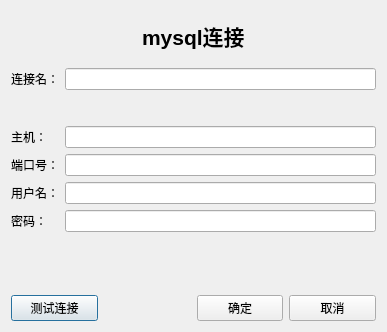
<?xml version="1.0" encoding="UTF-8"?>
<ui version="4.0">
 <class>Dialog</class>
 <widget class="QDialog" name="Dialog">
  <property name="geometry">
   <rect>
    <x>0</x>
    <y>0</y>
    <width>387</width>
    <height>332</height>
   </rect>
  </property>
  <property name="windowTitle">
   <string>Dialog</string>
  </property>
  <layout class="QVBoxLayout" name="verticalLayout_3">
   <item>
    <layout class="QVBoxLayout" name="verticalLayout_2">
     <item>
      <layout class="QVBoxLayout" name="verticalLayout">
       <item alignment="Qt::AlignHCenter">
        <widget class="QLabel" name="title">
         <property name="text">
          <string>&lt;html&gt;&lt;head/&gt;&lt;body&gt;&lt;p&gt;&lt;span style=&quot; font-size:16pt; font-weight:600;&quot;&gt;mysql连接&lt;/span&gt;&lt;/p&gt;&lt;/body&gt;&lt;/html&gt;</string>
         </property>
        </widget>
       </item>
      </layout>
     </item>
     <item>
      <layout class="QFormLayout" name="formLayout_2">
       <item row="0" column="0">
        <widget class="QLabel" name="conn_name">
         <property name="text">
          <string>连接名：</string>
         </property>
        </widget>
       </item>
       <item row="0" column="1">
        <widget class="QLineEdit" name="conn_name_text"/>
       </item>
      </layout>
     </item>
     <item>
      <layout class="QFormLayout" name="formLayout">
       <item row="0" column="0">
        <widget class="QLabel" name="host">
         <property name="text">
          <string>主机：</string>
         </property>
        </widget>
       </item>
       <item row="0" column="1">
        <widget class="QLineEdit" name="host_text"/>
       </item>
       <item row="1" column="0">
        <widget class="QLabel" name="port">
         <property name="text">
          <string>端口号：</string>
         </property>
        </widget>
       </item>
       <item row="1" column="1">
        <widget class="QLineEdit" name="port_text"/>
       </item>
       <item row="2" column="0">
        <widget class="QLabel" name="user">
         <property name="text">
          <string>用户名：</string>
         </property>
        </widget>
       </item>
       <item row="2" column="1">
        <widget class="QLineEdit" name="user_text"/>
       </item>
       <item row="3" column="0">
        <widget class="QLabel" name="pwd">
         <property name="text">
          <string>密码：</string>
         </property>
        </widget>
       </item>
       <item row="3" column="1">
        <widget class="QLineEdit" name="pwd_text"/>
       </item>
      </layout>
     </item>
     <item>
      <widget class="QLabel" name="blank">
       <property name="text">
        <string/>
       </property>
      </widget>
     </item>
     <item>
      <layout class="QHBoxLayout" name="horizontalLayout">
       <item>
        <widget class="QPushButton" name="test_conn">
         <property name="text">
          <string>测试连接</string>
         </property>
        </widget>
       </item>
       <item>
        <widget class="QLabel" name="label">
         <property name="text">
          <string/>
         </property>
        </widget>
       </item>
       <item>
        <widget class="QPushButton" name="ok">
         <property name="text">
          <string>确定</string>
         </property>
        </widget>
       </item>
       <item>
        <widget class="QPushButton" name="cancel">
         <property name="text">
          <string>取消</string>
         </property>
        </widget>
       </item>
      </layout>
     </item>
    </layout>
   </item>
  </layout>
 </widget>
 <resources/>
 <connections/>
</ui>
